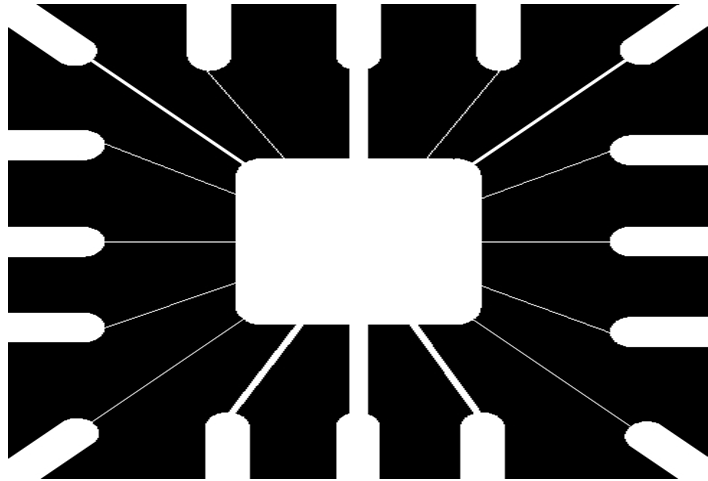
%> input picture circuit.PNG, 708 x 481 px
$ octave imageDilation.m   (GNU Octave 9; MATLAB toolbox functions it lacks are replaced by stand-ins)
%> lines starting %> are read from the running program, lines starting %| are printed output that depends on the picture
clear all
close all
clc
A=imread('C:\Users\Sara Latif Khan\OneDrive\Desktop\imgs\circuit.png');
%> A is the input picture: size 481x708x3 uint8; min 0, max 255, mean 76
 s=strel('disk',3);     %Structuring element
F=imdilate(A,s);    %Dialte the image by structuring element
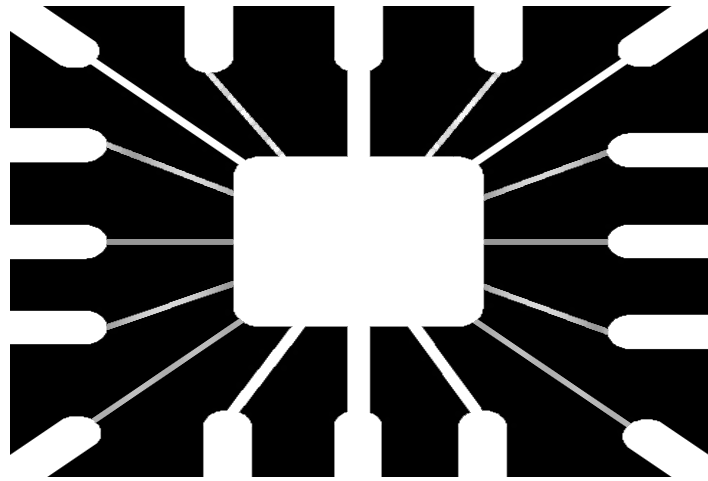
%> F: size 481x708x3 uint8; min 0, max 255, mean 89.4
figure,imshow(A);title('Original Image');
figure,imshow(F);title('Imdilate Image');
figure,imshow(F-A);title('Boundary extracted Image with using imdilate');
%> after `imshow(F-A)`:
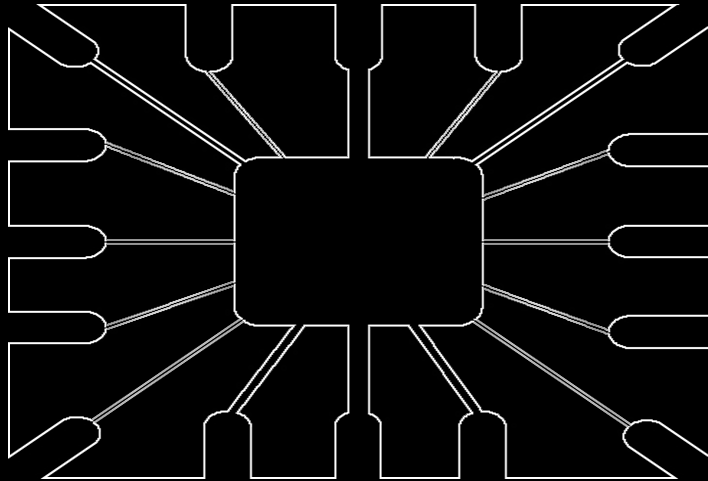
%> displayed picture: size 481x708x3, on the screen's scale of 0 to 255; min 0, max 255, mean 13.4

$ run again, with shapes.PNG copied over circuit.PNG
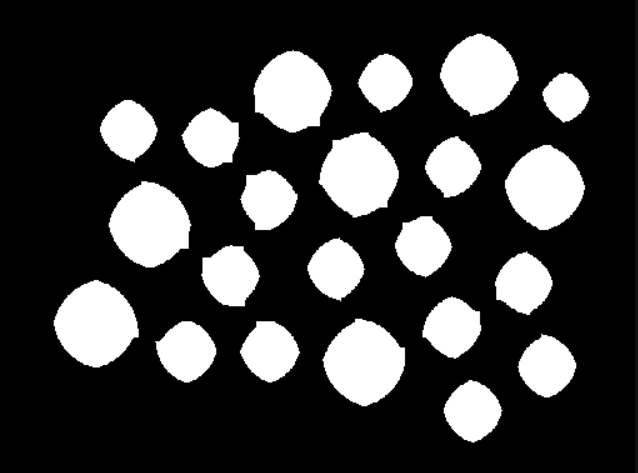
%> input picture shapes.PNG, 638 x 473 px
%> A is the input picture: size 473x638x3 uint8; min 0, max 255, mean 59.2
%> `F=imdilate(A,s);`:
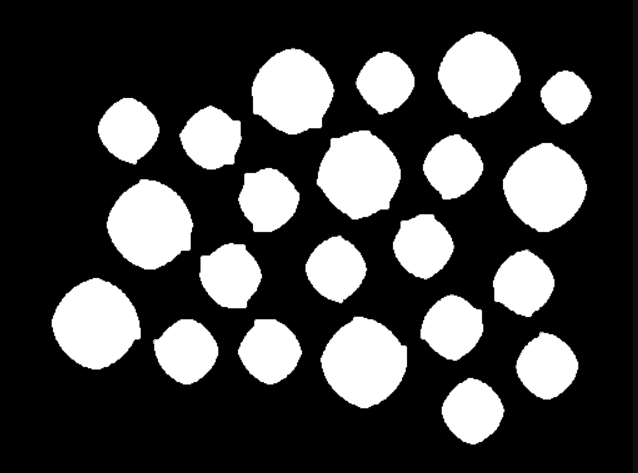
%> F: size 473x638x3 uint8; min 0, max 255, mean 67.9
%> `imshow(F-A)`:
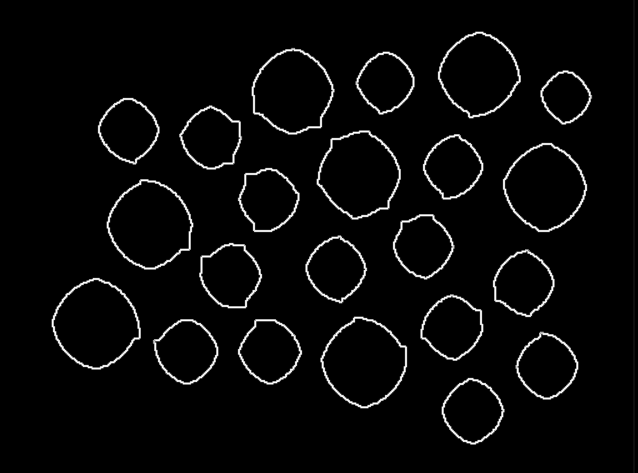
%> displayed picture: size 473x638x3, on the screen's scale of 0 to 255; min 0, max 255, mean 8.7
